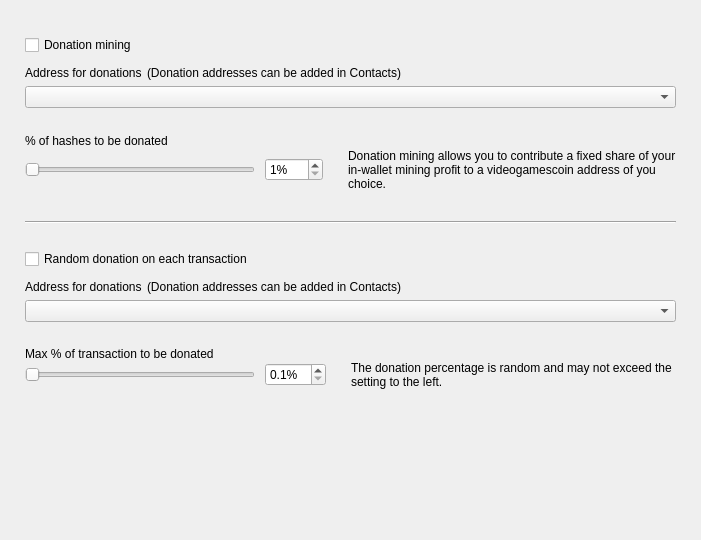
<?xml version="1.0" encoding="UTF-8"?>
<ui version="4.0">
 <class>DonationOptionsFrame</class>
 <widget class="QFrame" name="DonationOptionsFrame">
  <property name="geometry">
   <rect>
    <x>0</x>
    <y>0</y>
    <width>701</width>
    <height>540</height>
   </rect>
  </property>
  <property name="windowTitle">
   <string>Frame</string>
  </property>
  <property name="frameShape">
   <enum>QFrame::NoFrame</enum>
  </property>
  <property name="frameShadow">
   <enum>QFrame::Raised</enum>
  </property>
  <layout class="QVBoxLayout" name="verticalLayout">
   <property name="spacing">
    <number>10</number>
   </property>
   <property name="leftMargin">
    <number>25</number>
   </property>
   <property name="topMargin">
    <number>35</number>
   </property>
   <property name="rightMargin">
    <number>25</number>
   </property>
   <property name="bottomMargin">
    <number>0</number>
   </property>
   <item>
    <widget class="QCheckBox" name="m_enableDonationMiningCheck">
     <property name="text">
      <string>Donation mining</string>
     </property>
    </widget>
   </item>
   <item>
    <widget class="QFrame" name="m_donationMiningFrame">
     <property name="frameShape">
      <enum>QFrame::NoFrame</enum>
     </property>
     <property name="frameShadow">
      <enum>QFrame::Raised</enum>
     </property>
     <layout class="QGridLayout" name="gridLayout" columnstretch="1,0,0,1">
      <property name="leftMargin">
       <number>0</number>
      </property>
      <property name="topMargin">
       <number>0</number>
      </property>
      <property name="rightMargin">
       <number>0</number>
      </property>
      <property name="bottomMargin">
       <number>0</number>
      </property>
      <property name="horizontalSpacing">
       <number>10</number>
      </property>
      <property name="verticalSpacing">
       <number>0</number>
      </property>
      <item row="2" column="0" colspan="4">
       <widget class="QComboBox" name="m_donationMiningAddressCombo"/>
      </item>
      <item row="3" column="0" colspan="4">
       <spacer name="verticalSpacer_2">
        <property name="orientation">
         <enum>Qt::Vertical</enum>
        </property>
        <property name="sizeType">
         <enum>QSizePolicy::Fixed</enum>
        </property>
        <property name="sizeHint" stdset="0">
         <size>
          <width>20</width>
          <height>25</height>
         </size>
        </property>
       </spacer>
      </item>
      <item row="4" column="0" colspan="4">
       <widget class="WalletGui::WalletNormalBlackTextLabel" name="label_2">
        <property name="minimumSize">
         <size>
          <width>0</width>
          <height>16</height>
         </size>
        </property>
        <property name="text">
         <string>% of hashes to be donated</string>
        </property>
        <property name="indent">
         <number>0</number>
        </property>
       </widget>
      </item>
      <item row="5" column="1">
       <widget class="QSpinBox" name="m_donationMiningAmountSpin">
        <property name="suffix">
         <string>%</string>
        </property>
        <property name="minimum">
         <number>1</number>
        </property>
        <property name="maximum">
         <number>100</number>
        </property>
       </widget>
      </item>
      <item row="5" column="0">
       <widget class="QSlider" name="m_donationMiningAmountSlider">
        <property name="maximumSize">
         <size>
          <width>230</width>
          <height>16777215</height>
         </size>
        </property>
        <property name="minimum">
         <number>1</number>
        </property>
        <property name="maximum">
         <number>100</number>
        </property>
        <property name="orientation">
         <enum>Qt::Horizontal</enum>
        </property>
       </widget>
      </item>
      <item row="5" column="2">
       <spacer name="horizontalSpacer">
        <property name="orientation">
         <enum>Qt::Horizontal</enum>
        </property>
        <property name="sizeType">
         <enum>QSizePolicy::Fixed</enum>
        </property>
        <property name="sizeHint" stdset="0">
         <size>
          <width>5</width>
          <height>20</height>
         </size>
        </property>
       </spacer>
      </item>
      <item row="5" column="3" alignment="Qt::AlignVCenter">
       <widget class="WalletGui::WalletSmallGrayTextLabel" name="m_donationMiningCommentLabel">
        <property name="minimumSize">
         <size>
          <width>0</width>
          <height>32</height>
         </size>
        </property>
        <property name="text">
         <string>Donation mining allows you to contribute a fixed share of your in-wallet mining profit to a videogamescoin address of you choice.</string>
        </property>
        <property name="wordWrap">
         <bool>true</bool>
        </property>
        <property name="indent">
         <number>0</number>
        </property>
       </widget>
      </item>
      <item row="1" column="0" colspan="4">
       <spacer name="verticalSpacer_6">
        <property name="orientation">
         <enum>Qt::Vertical</enum>
        </property>
        <property name="sizeType">
         <enum>QSizePolicy::Fixed</enum>
        </property>
        <property name="sizeHint" stdset="0">
         <size>
          <width>20</width>
          <height>5</height>
         </size>
        </property>
       </spacer>
      </item>
      <item row="0" column="0" colspan="4">
       <layout class="QHBoxLayout" name="horizontalLayout" stretch="0,1">
        <property name="spacing">
         <number>5</number>
        </property>
        <property name="leftMargin">
         <number>0</number>
        </property>
        <item>
         <widget class="WalletGui::WalletNormalBlackTextLabel" name="label">
          <property name="minimumSize">
           <size>
            <width>0</width>
            <height>16</height>
           </size>
          </property>
          <property name="text">
           <string>Address for donations</string>
          </property>
          <property name="indent">
           <number>0</number>
          </property>
         </widget>
        </item>
        <item>
         <widget class="WalletGui::WalletSmallGrayTextLabel" name="label_5">
          <property name="text">
           <string>(Donation addresses can be added in Contacts)</string>
          </property>
         </widget>
        </item>
       </layout>
      </item>
     </layout>
    </widget>
   </item>
   <item>
    <spacer name="verticalSpacer_3">
     <property name="orientation">
      <enum>Qt::Vertical</enum>
     </property>
     <property name="sizeType">
      <enum>QSizePolicy::Fixed</enum>
     </property>
     <property name="sizeHint" stdset="0">
      <size>
       <width>20</width>
       <height>20</height>
      </size>
     </property>
    </spacer>
   </item>
   <item>
    <widget class="Line" name="line">
     <property name="frameShadow">
      <enum>QFrame::Sunken</enum>
     </property>
     <property name="orientation">
      <enum>Qt::Horizontal</enum>
     </property>
    </widget>
   </item>
   <item>
    <spacer name="verticalSpacer_4">
     <property name="orientation">
      <enum>Qt::Vertical</enum>
     </property>
     <property name="sizeType">
      <enum>QSizePolicy::Fixed</enum>
     </property>
     <property name="sizeHint" stdset="0">
      <size>
       <width>20</width>
       <height>15</height>
      </size>
     </property>
    </spacer>
   </item>
   <item>
    <widget class="QCheckBox" name="m_enableDonationChangeCheck">
     <property name="text">
      <string>Random donation on each transaction</string>
     </property>
    </widget>
   </item>
   <item>
    <widget class="QFrame" name="m_donationChangeFrame">
     <property name="frameShape">
      <enum>QFrame::NoFrame</enum>
     </property>
     <property name="frameShadow">
      <enum>QFrame::Raised</enum>
     </property>
     <layout class="QGridLayout" name="gridLayout_2" columnstretch="1,0,0,1">
      <property name="leftMargin">
       <number>0</number>
      </property>
      <property name="topMargin">
       <number>0</number>
      </property>
      <property name="rightMargin">
       <number>0</number>
      </property>
      <property name="bottomMargin">
       <number>0</number>
      </property>
      <property name="horizontalSpacing">
       <number>10</number>
      </property>
      <property name="verticalSpacing">
       <number>0</number>
      </property>
      <item row="3" column="0" colspan="4">
       <spacer name="verticalSpacer_5">
        <property name="orientation">
         <enum>Qt::Vertical</enum>
        </property>
        <property name="sizeType">
         <enum>QSizePolicy::Fixed</enum>
        </property>
        <property name="sizeHint" stdset="0">
         <size>
          <width>20</width>
          <height>25</height>
         </size>
        </property>
       </spacer>
      </item>
      <item row="4" column="0" colspan="4">
       <widget class="WalletGui::WalletNormalBlackTextLabel" name="label_3">
        <property name="text">
         <string>Max % of transaction to be donated</string>
        </property>
        <property name="indent">
         <number>0</number>
        </property>
       </widget>
      </item>
      <item row="5" column="0">
       <widget class="QSlider" name="m_donationChangeAmountSlider">
        <property name="maximumSize">
         <size>
          <width>230</width>
          <height>16777215</height>
         </size>
        </property>
        <property name="minimum">
         <number>1</number>
        </property>
        <property name="maximum">
         <number>100</number>
        </property>
        <property name="orientation">
         <enum>Qt::Horizontal</enum>
        </property>
       </widget>
      </item>
      <item row="2" column="0" colspan="4">
       <widget class="QComboBox" name="m_donationChangeAddressCombo"/>
      </item>
      <item row="5" column="3" alignment="Qt::AlignVCenter">
       <widget class="WalletGui::WalletSmallGrayTextLabel" name="m_donationChangeCommentLabel">
        <property name="text">
         <string>The donation percentage is random and may not exceed the setting to the left.</string>
        </property>
        <property name="wordWrap">
         <bool>true</bool>
        </property>
        <property name="indent">
         <number>0</number>
        </property>
       </widget>
      </item>
      <item row="5" column="1">
       <widget class="QDoubleSpinBox" name="m_donationChangeAmountSpin">
        <property name="suffix">
         <string>%</string>
        </property>
        <property name="decimals">
         <number>1</number>
        </property>
        <property name="minimum">
         <double>0.100000000000000</double>
        </property>
        <property name="maximum">
         <double>10.000000000000000</double>
        </property>
        <property name="singleStep">
         <double>0.100000000000000</double>
        </property>
       </widget>
      </item>
      <item row="5" column="2">
       <spacer name="horizontalSpacer_2">
        <property name="orientation">
         <enum>Qt::Horizontal</enum>
        </property>
        <property name="sizeType">
         <enum>QSizePolicy::Fixed</enum>
        </property>
        <property name="sizeHint" stdset="0">
         <size>
          <width>5</width>
          <height>20</height>
         </size>
        </property>
       </spacer>
      </item>
      <item row="1" column="0" colspan="4">
       <spacer name="verticalSpacer_7">
        <property name="orientation">
         <enum>Qt::Vertical</enum>
        </property>
        <property name="sizeType">
         <enum>QSizePolicy::Fixed</enum>
        </property>
        <property name="sizeHint" stdset="0">
         <size>
          <width>20</width>
          <height>5</height>
         </size>
        </property>
       </spacer>
      </item>
      <item row="0" column="0" colspan="4">
       <layout class="QHBoxLayout" name="horizontalLayout_2" stretch="0,1">
        <property name="spacing">
         <number>5</number>
        </property>
        <property name="leftMargin">
         <number>0</number>
        </property>
        <item>
         <widget class="WalletGui::WalletNormalBlackTextLabel" name="label_4">
          <property name="minimumSize">
           <size>
            <width>0</width>
            <height>16</height>
           </size>
          </property>
          <property name="text">
           <string>Address for donations</string>
          </property>
          <property name="indent">
           <number>0</number>
          </property>
         </widget>
        </item>
        <item>
         <widget class="WalletGui::WalletSmallGrayTextLabel" name="label_6">
          <property name="text">
           <string>(Donation addresses can be added in Contacts)</string>
          </property>
         </widget>
        </item>
       </layout>
      </item>
     </layout>
    </widget>
   </item>
   <item>
    <spacer name="verticalSpacer">
     <property name="orientation">
      <enum>Qt::Vertical</enum>
     </property>
     <property name="sizeType">
      <enum>QSizePolicy::Expanding</enum>
     </property>
     <property name="sizeHint" stdset="0">
      <size>
       <width>20</width>
       <height>10</height>
      </size>
     </property>
    </spacer>
   </item>
  </layout>
 </widget>
 <customwidgets>
  <customwidget>
   <class>WalletGui::WalletSmallGrayTextLabel</class>
   <extends>QLabel</extends>
   <header>Gui/Common/WalletTextLabel.h</header>
  </customwidget>
  <customwidget>
   <class>WalletGui::WalletNormalBlackTextLabel</class>
   <extends>QLabel</extends>
   <header>Gui/Common/WalletTextLabel.h</header>
  </customwidget>
 </customwidgets>
 <resources/>
 <connections>
  <connection>
   <sender>m_enableDonationMiningCheck</sender>
   <signal>toggled(bool)</signal>
   <receiver>m_donationMiningFrame</receiver>
   <slot>setEnabled(bool)</slot>
   <hints>
    <hint type="sourcelabel">
     <x>353</x>
     <y>41</y>
    </hint>
    <hint type="destinationlabel">
     <x>350</x>
     <y>115</y>
    </hint>
   </hints>
  </connection>
  <connection>
   <sender>m_donationMiningAmountSlider</sender>
   <signal>valueChanged(int)</signal>
   <receiver>DonationOptionsFrame</receiver>
   <slot>donationMiningAmountChanged(int)</slot>
   <hints>
    <hint type="sourcelabel">
     <x>187</x>
     <y>155</y>
    </hint>
    <hint type="destinationlabel">
     <x>350</x>
     <y>269</y>
    </hint>
   </hints>
  </connection>
  <connection>
   <sender>m_donationMiningAmountSpin</sender>
   <signal>valueChanged(int)</signal>
   <receiver>DonationOptionsFrame</receiver>
   <slot>donationMiningAmountChanged(int)</slot>
   <hints>
    <hint type="sourcelabel">
     <x>391</x>
     <y>155</y>
    </hint>
    <hint type="destinationlabel">
     <x>350</x>
     <y>269</y>
    </hint>
   </hints>
  </connection>
  <connection>
   <sender>m_enableDonationChangeCheck</sender>
   <signal>toggled(bool)</signal>
   <receiver>m_donationChangeFrame</receiver>
   <slot>setEnabled(bool)</slot>
   <hints>
    <hint type="sourcelabel">
     <x>353</x>
     <y>237</y>
    </hint>
    <hint type="destinationlabel">
     <x>350</x>
     <y>328</y>
    </hint>
   </hints>
  </connection>
  <connection>
   <sender>m_donationChangeAmountSlider</sender>
   <signal>valueChanged(int)</signal>
   <receiver>DonationOptionsFrame</receiver>
   <slot>donationChangeAmountChanged(int)</slot>
   <hints>
    <hint type="sourcelabel">
     <x>187</x>
     <y>385</y>
    </hint>
    <hint type="destinationlabel">
     <x>350</x>
     <y>269</y>
    </hint>
   </hints>
  </connection>
  <connection>
   <sender>m_donationChangeAmountSpin</sender>
   <signal>valueChanged(double)</signal>
   <receiver>DonationOptionsFrame</receiver>
   <slot>donationChangeAmountChanged(double)</slot>
   <hints>
    <hint type="sourcelabel">
     <x>433</x>
     <y>353</y>
    </hint>
    <hint type="destinationlabel">
     <x>350</x>
     <y>269</y>
    </hint>
   </hints>
  </connection>
 </connections>
 <slots>
  <slot>donationMiningAmountChanged(int)</slot>
  <slot>donationChangeAmountChanged(int)</slot>
  <slot>donationChangeAmountChanged(double)</slot>
 </slots>
</ui>
